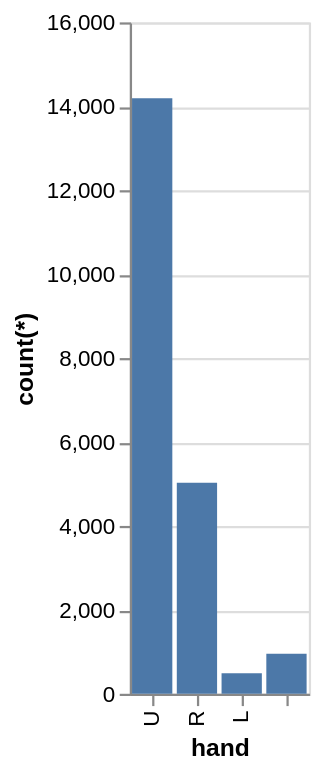

Specify this chart in Vega-Lite:
### Vega-Lite specification from a JSON file in a GitHub repository (floating-point values rounded to 4 significant figures)
{"data": {"values": [{"x_data": "U", "y_data": 14193}, {"x_data": "R", "y_data": 5028}, {"x_data": "L", "y_data": 487}, {"x_data": "", "y_data": 954}]}, "mark": "bar", "encoding": {"x": {"field": "x_data", "type": "nominal", "title": "hand", "sort": "descending"}, "y": {"field": "y_data", "type": "quantitative", "title": "count(*)"}}}
